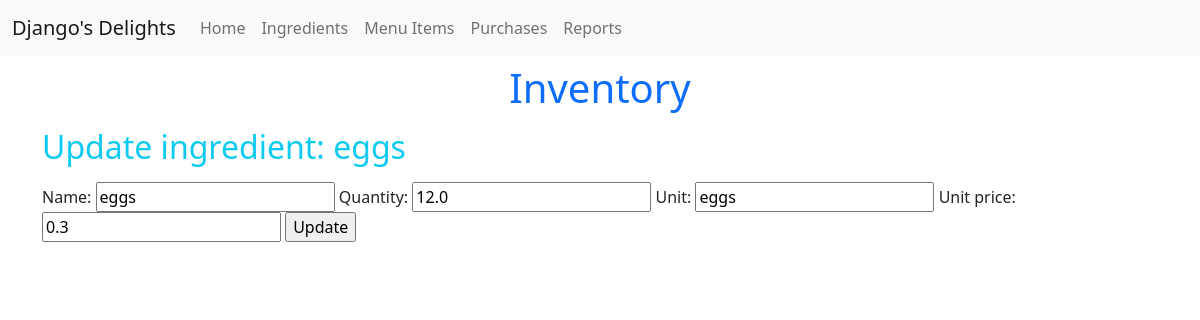
The app's page /ingredient/3 with its own data.
### inventory/models.py (models this page shows, shortened)
class Ingredient(models.Model):
    name = models.CharField(max_length=200, unique=True)
    quantity = models.FloatField(default=0)
    unit = models.CharField(max_length=50)
    unit_price = models.FloatField(default=0)

### inventory/views.py (the view)
# urls.py: path("ingredient/<pk>", views.IngredientUpdate.as_view(), name="ingredientupdate"),
class IngredientUpdate(UpdateView):
   model = Ingredient
   template_name = "inventory/ingredient/ingredient_update.html"
   form_class = IngredientForm

### inventory/forms.py
class IngredientForm(forms.ModelForm):
    class Meta:
        model = Ingredient
        fields = "__all__"

### inventory/templates/inventory/ingredient/ingredient_update.html (shortened to what this page needs)
{% extends "base.html" %}
{% load static %}
{% block content %}
<h1 class="text-primary text-center my-2">Inventory</h1>
<div class="container">
    <h2 class="text-info my-3">Update ingredient: {{ingredient.name}}</h2>
    <form method="post" class="flex-form">
        {{ form }}
        <input type="submit" value="Update" />
    </form>
</div>
{% endblock %}

### records on screen
Ingredient: name "eggs", quantity "12.0", unit "eggs", unit_price "0.3"
